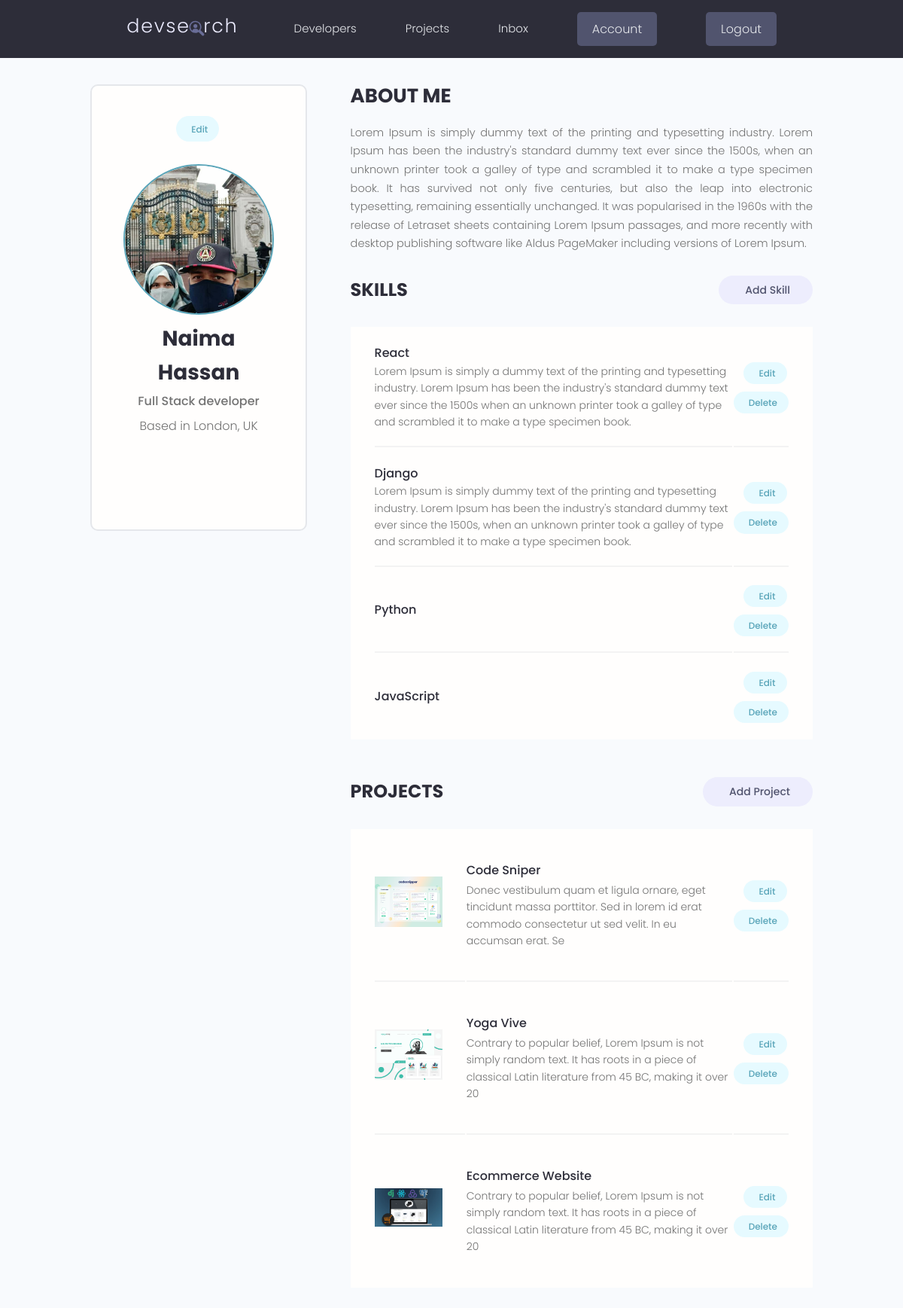
The app's page /account/ (signed in) with its own data.
### users/models.py (models this page shows, shortened)
class Profile(models.Model):
   user = models.OneToOneField(User, on_delete = models.CASCADE, null=True, blank=True)
   name = models.CharField(max_length=200, null=True, blank=True)
   email = models.EmailField(max_length=500, blank=True,null=True)
   username = models.CharField(max_length=200, null=True, blank=True)
   location = models.CharField(max_length=200, null=True, blank=True)
   short_intro=models.CharField(max_length=200, null=True, blank=True)
   bio = models.TextField(null=True, blank=True)
   profile_image = models.ImageField(null=True, blank=True, upload_to='profiles/', default='profiles/user-default.png')
   social_github = models.CharField(max_length=200, null=True, blank=True)
   social_twitter = models.CharField(max_length=200, null=True, blank=True)
   social_linkedin = models.CharField(max_length=200, null=True, blank=True)
   social_youtube = models.CharField(max_length=200, null=True, blank=True)
   social_website = models.CharField(max_length=200, null=True, blank=True)
   created_at = models.DateTimeField(auto_now_add=True)
   id = models.UUIDField(default = uuid.uuid4, unique=True, primary_key=True, editable=False)

class Skill(models.Model):
   owner = models.ForeignKey(Profile, on_delete=models.CASCADE, null=True, blank=True)
   name = models.CharField(max_length=200, null=True, blank=True)
   description = models.TextField(null=True, blank=True)
   created_at = models.DateTimeField(auto_now_add=True)
   id = models.UUIDField(default = uuid.uuid4, unique=True, primary_key=True, editable=False)

### projects/models.py (models this page shows, shortened)
class Projects(models.Model):
  owner = models.ForeignKey(Profile, null=True, blank=True, on_delete=models.SET_NULL)
  title = models.CharField(max_length=200)
  description = models.TextField(null=True, blank=True)
  featured_image = models.ImageField(null=True, blank=True, default="default.jpg")
  demo_link = models.CharField(max_length=2000,null=True, blank=True)
  source_link = models.CharField(max_length=2000,null=True, blank=True)
  tags = models.ManyToManyField(Tag, blank=True)
  vote_total = models.IntegerField(default=0,null=True, blank=True)
  vote_ratio = models.IntegerField(default=0,null=True, blank=True)
  created_at = models.DateTimeField(auto_now_add=True)
  id = models.UUIDField(default = uuid.uuid4, unique=True, primary_key=True, editable=False)
  class Meta:
   ordering = ['-created_at']

### users/views.py (the view)
# urls.py: path('account/', views.userAccount, name="account"),
@login_required(login_url="login")
def userAccount(request):
   profile = request.user.profile
   skills = profile.skill_set.all()
   projects = profile.projects_set.all()
   context = {'profile': profile, 'skills': skills, 'projects': projects}
   return render(request, 'users/account.html', context)

### users/templates/users/account.html (shortened to what this page needs)
{% extends 'main.html'%}
{% block content %}
<main class="settingsPage profile my-md">
  <div class="container">
    <div class="layout">
      <div class="column column--1of3">
        <div class="card text-center">
          <div class="card__body dev">
            <a class="tag tag--pill tag--main settings__btn" href="{% url 'edit-account' %}" target="_blank"> Edit</a>
            <img class="avatar avatar--xl dev__avatar" src="{{profile.profile_image.url}}" />
            <h2 class="dev__name">{{profile.name}}</h2>
            <p class="dev__title">{{profile.short_intro}}</p>
            <p class="dev__location">Based in {{profile.location}}</p>
            <ul class="dev__social">
            </ul>
          </div>
        </div>
      </div>
      <div class="column column--2of3">
        <div class="devInfo">
          <h3 class="devInfo__title">About Me</h3>
          <p class="devInfo__about">
            {{profile.bio}}
          </p>
        </div>
        <div class="settings">
          <h3 class="settings__title">Skills</h3>
          <a class="tag tag--pill tag--sub settings__btn tag--lg" href="{% url 'create-skill' %}"> Add Skill</a>
        </div>
        <table class="settings__table">
          {% for skill in skills%}
          <tr>
            <td class="settings__tableInfo">
              <h4>{{skill.name}}</h4>
              <p>
                {{skill.description}}
              </p>
            </td>
            <td class="settings__tableActions">
              <a class="tag tag--pill tag--main settings__btn" href="{% url 'update-skill' skill.id %}"
                target="_blank"> Edit</a>
              <a class="tag tag--pill tag--main settings__btn" href="{% url 'delete-skill' skill.id %}?next=/account">
                Delete</a>
            </td>
          </tr>
          {% endfor %}
        </table>
        <div class="settings">
          <h3 class="settings__title">Projects</h3>
          <a class="tag tag--pill tag--sub settings__btn tag--lg" href="{% url 'create-project'%}"> Add Project</a>
        </div>
        <table class="settings__table">
          {% for project in projects %}
          <tr>
            <td class="settings__thumbnail">
              <a href="{% url 'project' project.id %}">
                <img src="{{project.featured_image.url}}" alt="Project Thumbnail" />
              </a>
            </td>
            <td class="settings__tableInfo">
              <a href="{% url 'project' project.id %}">{{project.title}}</a>
              <p>
                {{project.description|slice:"150"}}
              </p>
            </td>
            <td class="settings__tableActions">
              <a class="tag tag--pill tag--main settings__btn" href="{% url 'update-project' project.id %}"
                target="_blank"> Edit</a>
              <a class="tag tag--pill tag--main settings__btn"
                href="{% url 'delete-project' project.id %}?next=/account">
                Delete</a>
            </td>
          </tr>
          {% endfor %}
        </table>
      </div>
    </div>
  </div>
</main>
{% endblock content %}

### static/styles/app.css (style rules this page uses)
:root { --color-sub: #2d2d39; }
.card { border: 2px solid var(--color-light); }
img { width: 100%; }
.profile .card > .dev { padding: 4rem; }
.dev__avatar { display: block; margin: auto; }
.dev__name { color: var(--color-sub); font-size: 2.8rem; font-weight: 700; margin-top: 1rem; margin-bottom: 0.5rem; }
.dev__title { font-size: 1.6rem; font-weight: 500; line-height: 1.3; }
.dev__location { margin-top: 1rem; }
.dev__social { margin: 3rem 0; list-style: none; display: flex; justify-content: center; gap: 1.5rem; }
.devInfo { margin-bottom: 3rem; }
.devInfo__title, .devInfo__subtitle { font-size: 2.6rem; color: var(--color-sub); text-transform: uppercase; font-weight: 700; margin-bottom: 1.5rem; }
.devInfo__about, .devSkill__info { font-size: 1.45rem; line-height: 1.7; text-align: justify; }
.settingsPage .dev > .settings__btn { display: inline-block; margin-bottom: 3rem; }
.settings { display: flex; justify-content: space-between; align-items: center; }
.settings__title { font-size: 2.4rem; text-transform: uppercase; font-weight: 700; color: var(--color-sub); }
.settings__table { margin-top: 3rem; margin-bottom: 5rem; padding: 0 3rem; background: var(--color-white); }
.settings__table tr { width: 100%; }
.settings__table tr > td { padding: 2rem 0; }
.settings__table tr:not(:last-child) td { border-bottom: 2px solid var(--color-white-light); }
.settings__thumbnail { width: 23%; min-width: 10rem; }
.settings__thumbnail img { padding-right: 3rem; height: 15rem; object-fit: contain; }
.settings__tableInfo { width: 100%; }
.settings__tableInfo h4, .settings__tableInfo a { padding-right: 1rem; width: auto; font-size: 1.6rem; font-weight: 500; color: var(--color-sub); }
.settings__tableInfo p { font-size: 1.4rem; }
.settings__tableActions { text-align: right; }

### static/uikit/styles/modules/_variables.css (style rules this page uses)
:root { --color-main: #5aa5b9; --color-main-light: #e6faff; --color-sub: #3f4156; --color-sub-light: #51546e; --color-sub-lighter: #ededfd; --color-text: #737373; --color-gray: #8b8b8b; --color-light: #e5e7eb; --color-light-gray: #767676; --color-bg: #f8fafd; --color-white: #fffefd; --color-white-light: #f3f3f3; --color-success: #359e64; --color-success-bg: #def8e8; --color-error: #fc4b0b; --color-error-bg: #fff2ee; --font-base: 'Poppins', arial, helvetica, 'Segoe UI', roboto, ubuntu, sans-serif; --font-monospace: 'Fira Code', 'Courier New', courier, monospace; --font-regular: 300; --font-medium: 500; --font-bold: 700; --generic-shadow: 1px 1px 5px #00000010; --generic-transition: all 0.3s ease-in-out; }

### static/uikit/styles/modules/_base.css (style rules this page uses)
* { margin: 0; padding: 0; box-sizing: border-box; text-rendering: optimizeLegibility; color: inherit; font-size: inherit; }
html { font-size: 50%; }
@media only screen and (min-width: 480px) { html { font-size: 56.25%; } }
@media only screen and (min-width: 1200px) { html { font-size: 62.5%; } }
body { line-height: 1.6; font-weight: 400; font-size: 1.5rem; color: var(--color-text); background-color: var(--color-bg); min-height: 100vh; }

### static/uikit/styles/modules/_typography.css (style rules this page uses)
* { font-family: var(--font-base); }
h2 { font-size: 3.6rem; font-weight: var(--font-bold); }
h3 { font-size: 3.2rem; font-weight: var(--font-medium); }
h4 { font-size: 2.8rem; font-weight: var(--font-medium); }
p, span, strong { font-size: 1.6rem; color: var(--color-text); font-weight: var(--font-regular); }
a { padding-bottom: 2px; text-decoration: none; display: inline-block; color: var(--color-main); font-weight: var(--font-medium); }

### static/uikit/styles/modules/_utilities.css (style rules this page uses)
.container { width: 92%; max-width: 165rem; margin: 0 auto; box-sizing: border-box; }
@media screen and (min-width: 1000px) { .container { width: 90%; } }
@media screen and (min-width: 1200px) { .container { width: 80%; } }
.text-center { text-align: center; }
.my-md { margin: 3rem auto; }

### static/uikit/styles/modules/_avatar.css (style rules this page uses)
.avatar { border-radius: 50%; border: 2px solid var(--color-main); object-fit: cover; }
.avatar--xl { height: 20rem; width: 20rem; }

### static/uikit/styles/modules/_card.css (style rules this page uses)
.card { border-radius: 1rem; background-color: var(--color-white); border: 1.5px solid var(--color-light); width: auto; height: auto; margin-top: 0.5rem; margin-bottom: 0.5rem; overflow: hidden; }
.card__body, .card__header { padding: 2rem 2.5rem; }

### static/uikit/styles/modules/_layout.css (style rules this page uses)
.layout { display: flex; flex-flow: row wrap; justify-content: space-between; }
.layout > .column { margin-bottom: 3rem; }
.layout > .column.column--1of3 { flex-basis: 30%; }
.layout > .column.column--2of3 { flex-basis: 64%; }

### records on screen
Profile: profile_image (picture), name "Naima Hassan", short_intro "Full Stack developer", location "London, UK", bio "Lorem Ipsum is simply dummy text of the printing and typesetting industry. Lorem Ipsum has been the industry's standard dummy text ever since the 1500s, when an unknown printer took a galley of type and scrambled it to make a type specimen book. It has survived not only five centuries, but also the leap into electronic typesetting, remaining essentially unchanged. It was popularised in the 1960s with the release of Letraset sheets containing Lorem Ipsum passages, and more recently with desktop publishing software like Aldus PageMaker including versions of Lorem Ipsum."
Skill: name "React", description "Lorem Ipsum is simply a dummy text of the printing and typesetting industry. Lorem Ipsum has been the industry's standard dummy text ever since the 1500s when an unknown printer took a galley of type and scrambled it to make a type specimen book."
Skill: name "Django", description "Lorem Ipsum is simply dummy text of the printing and typesetting industry. Lorem Ipsum has been the industry's standard dummy text ever since the 1500s, when an unknown printer took a galley of type and scrambled it to make a type specimen book."
Skill: name "Python"
Skill: name "JavaScript"
Projects: featured_image (picture), title "Code Sniper", description "Donec vestibulum quam et ligula ornare, eget tincidunt massa porttitor. Sed in lorem id erat commodo consectetur ut sed velit. In eu accumsan erat. Se"
Projects: featured_image (picture), title "Yoga Vive", description "Contrary to popular belief, Lorem Ipsum is not simply random text. It has roots in a piece of classical Latin literature from 45 BC, making it over 20"
Projects: featured_image (picture), title "Ecommerce Website", description "Contrary to popular belief, Lorem Ipsum is not simply random text. It has roots in a piece of classical Latin literature from 45 BC, making it over 20"
